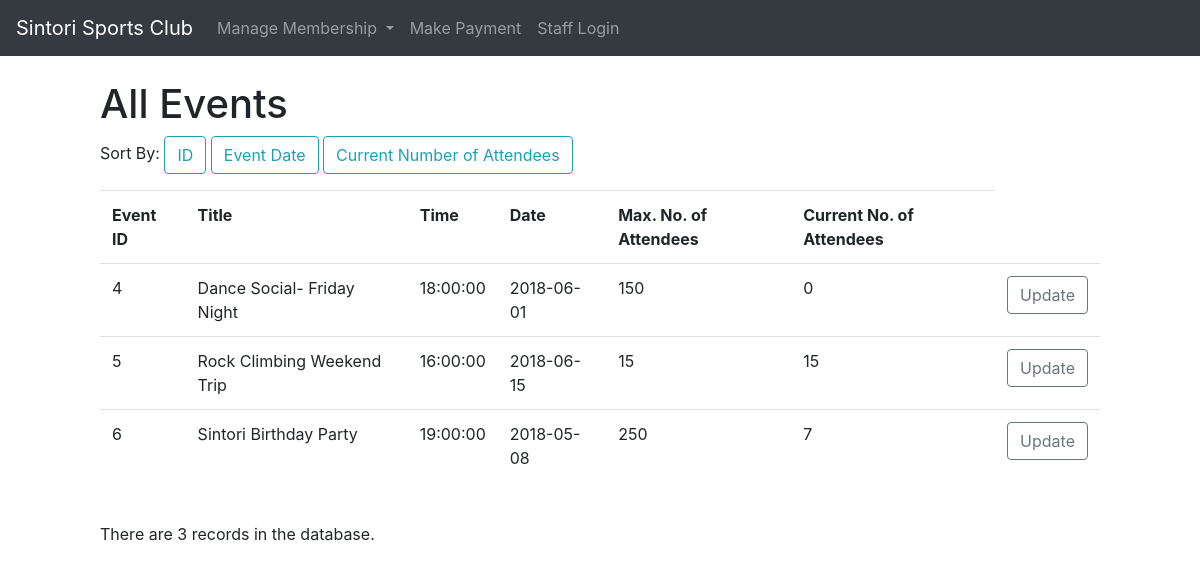
/event_viewall.php, run on the app's committed database.
### tables this page shows
CREATE TABLE `event` (
  `eventID` mediumint(8) UNSIGNED NOT NULL,
  `title` varchar(30) NOT NULL,
  `imgPath` varchar(200) DEFAULT NULL,
  `description` longtext NOT NULL,
  `eventTime` time NOT NULL,
  `eventDate` date NOT NULL,
  `maxAttendee` int(4) NOT NULL,
  `currentAttendee` int(11) NOT NULL DEFAULT '0'
);

### event_viewall.php (the view, shortened to what this page needs)
<!doctype html>
<html>
<head>
	<link rel="stylesheet" type="text/css" href="style.css">
</head>
<body>
	<?php include ('nav_staff.inc.php');
	echo '<h1>All Events</h1>';
	require ('connectDB.php');
	$display=19;
	if (isset($_GET['s']) && is_numeric($_GET['s'])) {
		$start = $_GET['s'];
	} else {
		$start = 0;
	}
	$sort = (isset($_GET['sort'])) ? $_GET['sort'] : 'ID';
	switch ($sort) {
		case 'ID':
			$order_by = 'eventID';
			break;
	}
	$q = "SELECT eventID, title, eventTime, eventDate, maxAttendee, currentAttendee FROM event ORDER BY $order_by LIMIT $start, $display";
	$r = @mysqli_query($dbc, $q);
	if($r){
		$num = mysqli_num_rows($r);
		if($num > 0){
			echo "<p>Sort By:
			<a type='button' class='btn btn-outline-info' href='event_viewall.php?sort=ID'>ID </a>
			<a type='button' class='btn btn-outline-info' href='event_viewall.php?sort=date'>Event Date </a>
			<a type='button' class='btn btn-outline-info' href='event_viewall.php?sort=att'>Current Number of Attendees</a></p>";
			echo '<table class="table">
						<tr><td align="left"><b>Event ID</b></td><td align="left"><b>Title</b></td>
						<td align="left"><b>Time</b></td><td align="left"><b>Date</b></td>
						<td align="left"><b>Max. No. of Attendees</b></td>
						<td align="left"><b>Current No. of Attendees</b></td></tr>';
						while ($row = mysqli_fetch_array($r)) {
							echo '<tr><td align="left">' . $row['eventID'] . '</td>
							<td align="left">' . $row['title'] . '</td>
							<td align="left">' . $row['eventTime'] . '</td>
              <td align="left">' . $row['eventDate'] . '</td>
							<td align="left">' . $row['maxAttendee'] . '</td>
							<td align="left">' . $row['currentAttendee'] . '</td>' .
							"<td align='left'><a type='button' class='btn btn-outline-secondary' href=http://localhost/SintoriSportsWebsite/event_update.php?id=" . $row['eventID'] . ">Update</a></td></tr>";
						}
						echo '</table>';
						echo "<br/>There are $num records in the database.";
					}
					else{
						echo "There are no events in the database<br/>";
					}
				}
				else{
					echo '<p class="error">The current events could not be retrieved. We apologize for any inconvenience.</p>';
				}
			?>
</body>
</html>

### style.css (style rules this page uses)
body { padding-top: 80px; padding-left: 100px; padding-right: 100px; background-color: lightblue; }

### data on the page
event: eventID "4", title "Dance Social- Friday Night", eventTime "18:00:00", eventDate "2018-06-01", maxAttendee "150", currentAttendee "0"
event: eventID "5", title "Rock Climbing Weekend Trip", eventTime "16:00:00", eventDate "2018-06-15", maxAttendee "15", currentAttendee "15"
event: eventID "6", title "Sintori Birthday Party", eventTime "19:00:00", eventDate "2018-05-08", maxAttendee "250", currentAttendee "7"

### other printed values
$num "3"
